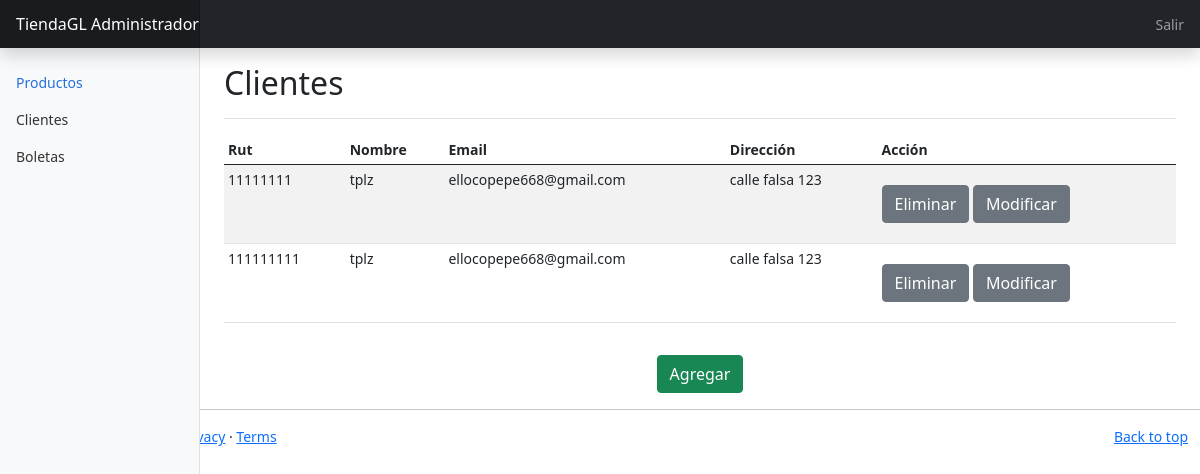
Before: /administrador/cliente with the older database file.
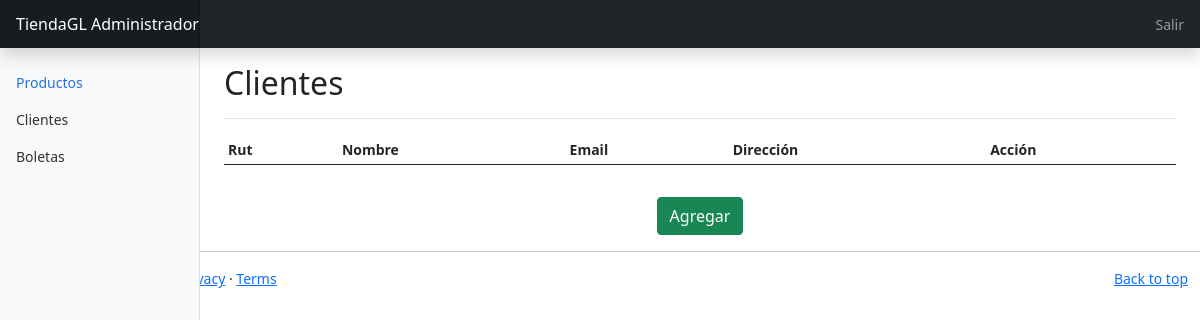
After: the same page with the newer database file.
### tiendaweb/models.py (models this page shows, shortened)
class Cliente(models.Model):
    rut = models.CharField(primary_key=True, max_length=9)
    nombre = models.CharField(max_length=200)
    email = models.CharField(max_length=100, blank=True, null=True)
    direccion = models.CharField(max_length=500)
    class Meta:
        db_table = 'tiendaweb_cliente'

### tiendaweb/views.py (the view)
# urls.py: path('administrador/cliente', views.acliente, name='acliente'),
def acliente(request):
    clientes=Cliente.objects.all()
    context = {"clientes":clientes}
    return render(request,'admincli.html',context)

### tiendaweb/templates/admincli.html
{%extends 'admin.html'%}
{%block content%}
<main class="col-md-9 ms-sm-auto col-lg-10 px-md-4">
    <div class="d-flex justify-content-between flex-wrap flex-md-nowrap align-items-center pt-3 pb-2 mb-3 border-bottom">
      <h1 class="h2">Clientes</h1>
    </div>
    <div class="table-responsive">
      <table class="table table-striped table-sm">
        <thead>
          <tr>
            <th scope="col">Rut</th>
            <th scope="col">Nombre</th>
            <th scope="col">Email</th>
            <th scope="col">Dirección</th>
            <th scope="col">Acción</th>
          </tr>
        </thead>
        <tbody>
          {% for cliente in clientes %}
          <tr>
            <td>{{ cliente.rut }}</td>
            <td>{{ cliente.nombre }}</td>
            <td>{{ cliente.email }}</td>
            <td>{{ cliente.direccion }}</td>
            <td>
            <a class="btn btn-secondary mt-3 mb-3" href="{%url 'eliminar_cliente' cliente.rut%}">Eliminar</a>
            <a class="btn btn-secondary mt-3 mb-3" href="{%url 'modificar_cliente' cliente.rut%}">Modificar</a>
            </td>
          </tr>
          {%endfor%}
        </tbody>
      </table>
      <div class="d-flex flex-wrap justify-content-center align-items-center" >
          <a class="btn btn-success mt-3 mb-3" id="btn-agregar" href="{%url 'addcliente'%}">Agregar</a>
      </div>
    </div>
  </main>
{%endblock%}

Changed rows visible on the page:
removed Cliente: rut "11111111", nombre "tplz", email "ellocopepe668@gmail.com", direccion "calle falsa 123"
removed Cliente: rut "111111111", nombre "tplz", email "ellocopepe668@gmail.com", direccion "calle falsa 123"
